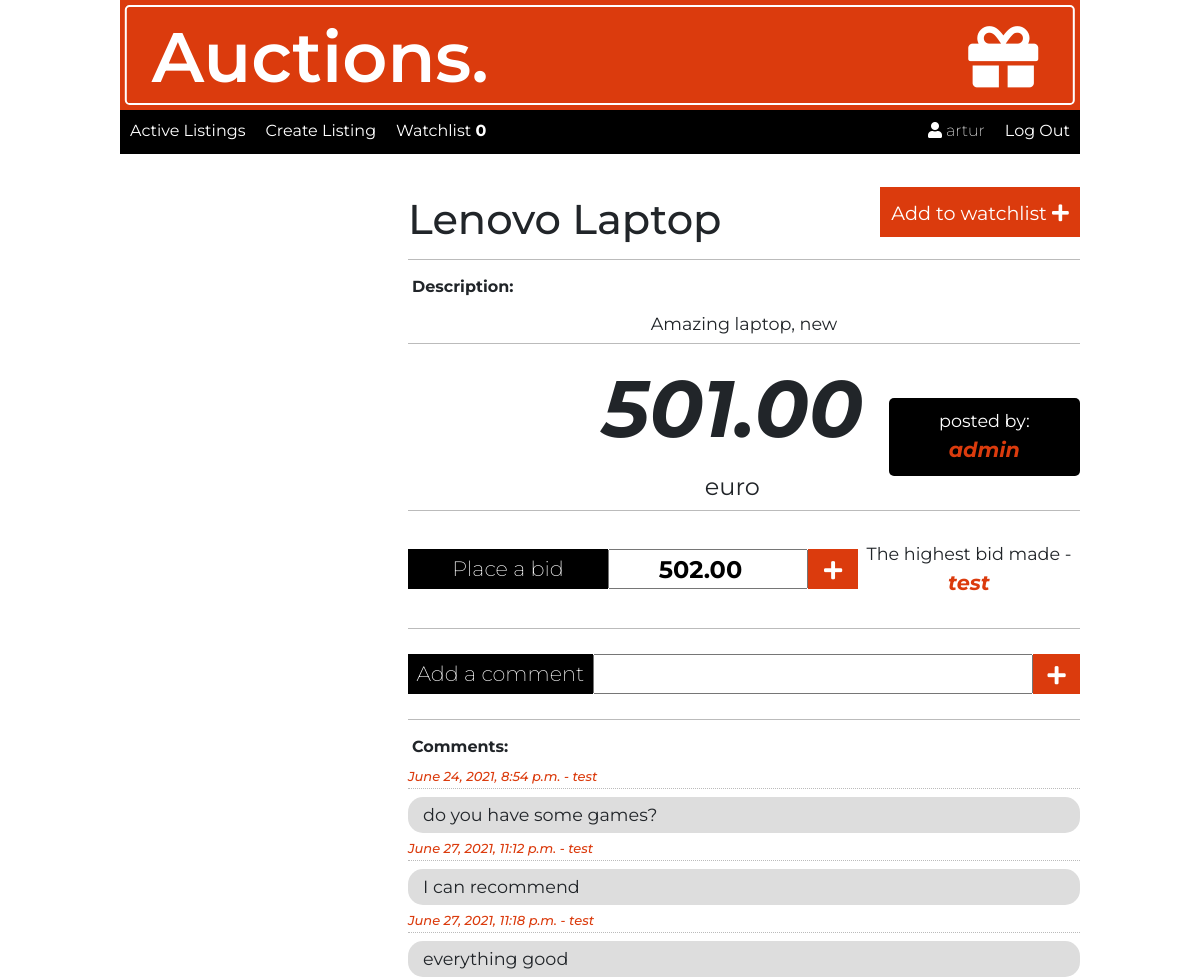
/item/1/ (signed in), run on the app's committed database.
### auctions/models.py (models this page shows, shortened)
class User(AbstractUser):
    pass

class Auction_listings(models.Model):
    image_url = models.CharField(max_length=1000)
    title = models.CharField(max_length=128)
    description = models.TextField(max_length=200)
    category = models.ForeignKey(Category, on_delete=models.CASCADE)
    price = models.DecimalField(decimal_places=2, max_digits=1000)
    created = models.DateTimeField(default=timezone.now, blank=True)
    author = models.ForeignKey(
        settings.AUTH_USER_MODEL, on_delete=models.CASCADE)
    active = models.BooleanField(default=True)

class Bid(models.Model):
    place_bid = models.DecimalField(decimal_places=2, max_digits=1000)
    author = models.ForeignKey(
        settings.AUTH_USER_MODEL, on_delete=models.CASCADE)
    date = models.DateTimeField(default=timezone.now)
    auction = models.ForeignKey(
        Auction_listings, on_delete=models.CASCADE)
    def __str__(self):
        return self.author.username

class Comment(models.Model):
    author = models.ForeignKey(
        settings.AUTH_USER_MODEL, on_delete=models.CASCADE)
    date = models.DateTimeField(default=timezone.now)
    comment = models.CharField(max_length=256)
    auction = models.ForeignKey(
        Auction_listings, on_delete=models.CASCADE)

### auctions/views.py (the view)
# urls.py: path("item/<int:auction_id>/", views.item, name="item"),
def item(request, auction_id):
    auction = Auction_listings.objects.get(id=auction_id)
    bids = Bid.objects.filter(auction=auction)
    last_bid = Bid.objects.all().reverse().last()
    comments = Comment.objects.filter(auction=auction)
    if request.user.is_authenticated:
        watchlist = Watchlist.objects.filter(
            author=request.user, auction=auction).exists()
    if not request.user.is_authenticated:
        watchlist = None
        return HttpResponseRedirect(reverse("login"))
    actual_bid = auction.price
    if bids is not None:
        for bid in bids:
            if bid.place_bid > actual_bid:
                actual_bid = bid.place_bid
    return render(request, "auctions/item.html", {
        'auction': auction,
        'auction_id': auction_id,
        'bids': bids,
        'price': actual_bid,
        'min_bid': actual_bid+1,
        'last': last_bid,
        'comments': comments,
        'watchlist': watchlist
    })

### auctions/context_processors.py (called while the page is built)
def watchlist_all(request):
    user = request.user.is_authenticated
    if user:
        watchlist = Watchlist.objects.filter(author=request.user)
        return {'watchlist_all': watchlist}
    else:
        auctions = Auction_listings.objects.filter(active=True)
        return {'auctions': auctions}

### auctions/templates/auctions/item.html (shortened to what this page needs)
{% extends "auctions/layout.html" %}
{% block body %}
<div class="containerItem">
    <div class="imageItem"><img src="{{auction.image_url}}" alt=""></div>
    <div class="detailsOfItem">
        <div class="headerItem">
            <h2>{{auction.title}}</h2>
            {% if watchlist %}
            <a class="watchlist" href="{% url 'watchlist_remove' auction_id %}">Remove </a>
            {% else %}
            <a class="watchlist" href="{% url 'watchlist_add' auction_id %}">Add to watchlist <i
                    class="fas fa-plus"></i></a>
            {% endif %}
        </div>
        <div class="mainItem">
            <div id="mainItem_description">
                <h6 class="headerStyle">Description:</h6>
                <p>{{auction.description}}</p>
            </div>
            <div class="priceContainer">
                <p id="price"> <span>{{price}}</span> euro</p>
                <p id="auctionAuthor">posted by: <span id="author">{{auction.author}}</span></p>
            </div>
            {% if auction.active and user.is_authenticated %}
            <div id="bid">
                <form action="{% url 'bid' auction.id %}" method="post">
                    <label class="labelItem" for="bid">Place a bid</label>
                    <input type="number" name="bid" placeholder='Place a bid...' min='{{min_bid}}' value='{{min_bid}}'>
                    <button class="btn btn-primary" type="submit"><i class="fas fa-plus"></i></a></button>
                </form>
                {% endif %}
                {% for bid in bids %}
                {% if forloop.last %}
                <p>The highest bid made - <span id="author">{{bid}}</span></p>
                {% endif %}
                {% empty %}
                <p>No bids yet</p>
                {% endfor %}
            </div>
            <div id="addComment">
                <form action="{% url 'comment' auction.id %}" method="post">
                    <label class="labelItem" for="comment">Add a comment</label>
                    <input type="text" name='comment' id="comment">
                    <button class="btn btn-primary" type="submit"><i class="fas fa-plus"></i></a></button>
                </form>
            </div>
            <div id="comments">
                <h6 class="headerStyle">Comments:</h6>
                {% for comment in comments %}
                <div>
                    <h6 id="commentHeader">{{comment.date}} - {{comment.author}}</h6>
                    <p>{{comment.comment}}</p>
                </div>
                {% endfor %}
            </div>
        </div>
    </div>
</div>
{% endblock %}

### auctions/templates/auctions/layout.html (shortened to what this page needs)
{% load static %}
<!DOCTYPE html>
<html lang="en">
<head>
    <link rel="stylesheet" href="https://stackpath.bootstrapcdn.com/bootstrap/4.4.1/css/bootstrap.min.css"
>
    <link rel="stylesheet" href="https://cdnjs.cloudflare.com/ajax/libs/font-awesome/5.15.3/css/all.min.css"
 />
    <link href="{% static 'auctions/styles.css' %}" rel="stylesheet">
</head>
<body>
    <div class="containerMain">
        <div class="logo">
            <div>
                <h1 class="logoText">Auctions. <i class="fas fa-gift"></i></h1>
            </div>
        </div>
        <nav>
            <ul class="nav nav-left">
                <li class="nav-item">
                    <a class="nav-link" href="{% url 'index' %}">Active Listings</a>
                </li>
                {% if user.is_authenticated %}
                <li class="nav-item">
                    <a href="{% url 'create' %}" class="nav-link">Create Listing</a>
                </li>
                <li class="nav-item">
                    <a href="{% url 'watchlist' %}" class="nav-link">Watchlist
                        <strong>{{watchlist_all|length}}</strong></a>
                </li>
                {%endif%}
            </ul>
            <ul class="nav nav-right">
                {% if user.is_authenticated %}
                <li class="nav-item user">
                    <i class="fas fa-user"></i>
                    {{ user.username }}
                </li>
                <li class="nav-item">
                    <a class="nav-link" href="{% url 'logout' %}">Log Out</a>
                </li>
                {% endif %}
            </ul>
        </nav>
        {% block body %}
        {% endblock %}
    </div>
</body>
</html>

### auctions/static/auctions/styles.css (style rules this page uses)
* { margin: 0; padding: 0; box-sizing: border-box; }
.containerMain { width: 80vw; height: 100vh; margin: 0 auto; font-family: 'Montserrat', sans-serif !important; }
.containerItem { display: flex; justify-content: space-between; align-items: flex-start; width: 100%; height: 100vh; }
.imageItem { position: relative; width: 30%; height: 60vh; }
.detailsOfItem { width: 70%; height: 60vh; position: relative; }
.headerItem { display: flex; margin-bottom: 15px; justify-content: space-between; align-items: center; border-bottom: 1px solid #bbb; }
.headerItem h2 { font-size: 2.6rem; margin: 30px 0 15px 0px; }
#mainItem_description p { border-bottom: 1px solid #bbb; }
.headerStyle { width: 110px; padding: 2px 4px; font-weight: bold; }
.mainItem p { text-align: center; font-size: 1.1rem; margin-bottom: 0; padding: 5px 0; }
.mainItem p span { font-size: 3rem; font-weight: bold; font-style: italic; }
.priceContainer { display: flex; justify-content: space-between; align-items: flex-end; border-bottom: 1px solid #bbb; }
#price { font-size: 1.5rem; margin-left: 25%; }
#price span { font-size: 5rem; }
#auctionAuthor { margin-bottom: 34px; padding: 10px 15px 10px 15px; background: #000; color: white; border-radius: 5px; }
#author { color: #DB3B0D; font-weight: bold; font-size: 1.3rem; }
#bid { display: flex; justify-content: space-between; align-items: center; padding: 25px 0; border-bottom: 1px solid #bbb; }
#addComment { padding: 25px 0; border-bottom: 1px solid #bbb; }
.logo { position: relative; background: #DB3B0D; width: 100%; height: 110px; color: white; }
.logo>div { position: absolute; top: 50%; left: 50%; transform: translate(-50%, -50%); background: #DB3B0D; width: 99%; height: 100px; border: 2px solid white; border-radius: .3rem; }
.logoText { font-size: 70px; padding-left: 25px; font-weight: 600; line-height: 100px; }
.logo h1 i { float: right; margin-right: 35px; line-height: 100px; }
nav { background: black; margin-bottom: 10px; display: flex; flex-wrap: nowrap; justify-content: space-between; width: 100%; height: 44px; }
.nav-item { background: #000; list-style: none; height: 100%; transition: .4s; }
.nav-link, .user { color: white; text-decoration: none; padding: 9px 10px 5px; }
.user { background: #000 !important; font-weight: 200; }
.save, .btn-primary { width: 100px; height: 40px; margin-top: 20px; padding: 2px 5px; font-family: 'Montserrat', sans-serif; font-size: 1.3rem; font-weight: 200; margin-left: auto; background: #DB3B0D; color: white; border: none; cursor: pointer; transition: .4s; }
.btn-primary { width: 50px; border-radius: 0; margin: 0; line-height: 40px; }
#comment { width: 71%; }
.listingsTitle, h2 { font-size: 33px; line-height: 50px; }
p { font-size: 1.2rem; text-align: center; }
.watchlist { width: 200px; height: 50px; padding: 10px 10px; text-decoration: none; background: #DB3B0D; color: white; text-align: center; line-height: 32px; font-size: 1.2rem; }
form { display: flex; align-items: center; justify-content: flex-end; }
form input { width: 200px; height: 40px; font-size: 1.5rem; font-weight: bold; text-align: center; outline-style: none; }
.labelItem { width: 200px; height: 40px; background: #000; color: white; margin: 0; font-family: 'Montserrat', sans-serif; font-size: 1.3rem; font-weight: 200; text-align: center; line-height: 40px; }
#comments { margin-top: 15px; }
#commentHeader { padding: 3px 0; font-size: small; font-style: italic; color: #DB3B0D; border-bottom: 1px dotted #bbb; }
#comments p { text-align: left; margin-bottom: 5px; padding-left: 15px; background: #ddd; border-radius: 15px; }

### data on the page
User: username "artur"
Auction_listings: title "Lenovo Laptop", description "Amazing laptop, new", price "501.00", author "admin"
Bid: author.username "test"
Comment: date "June 24, 2021, 8:54 p.m.", author "test", comment "do you have some games?"
Comment: date "June 27, 2021, 11:12 p.m.", author "test", comment "I can recommend"
Comment: date "June 27, 2021, 11:18 p.m.", author "test", comment "everything good"

### other printed values
{{ watchlist_all|length }} "0"
